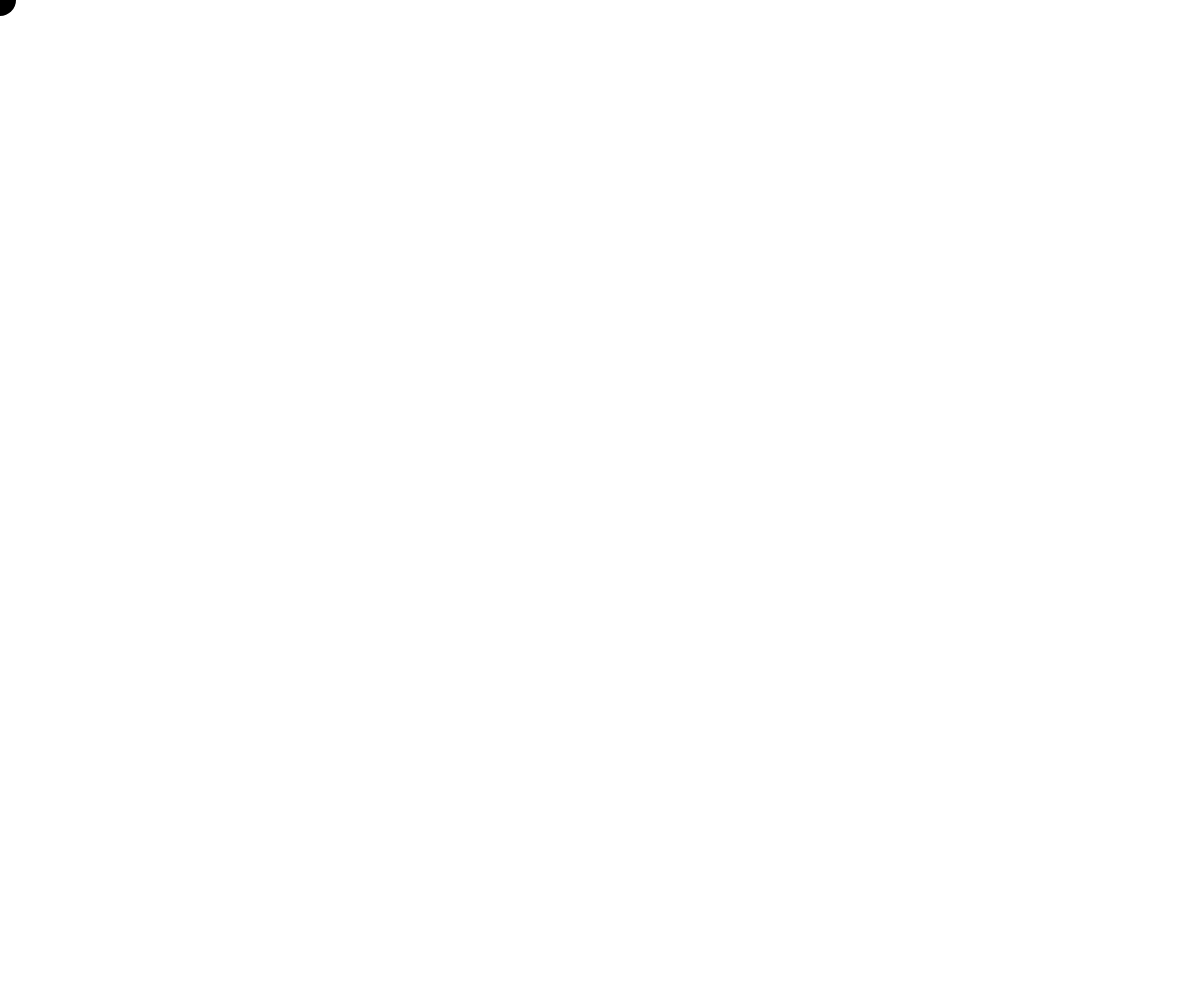
Frame 1 (no input)
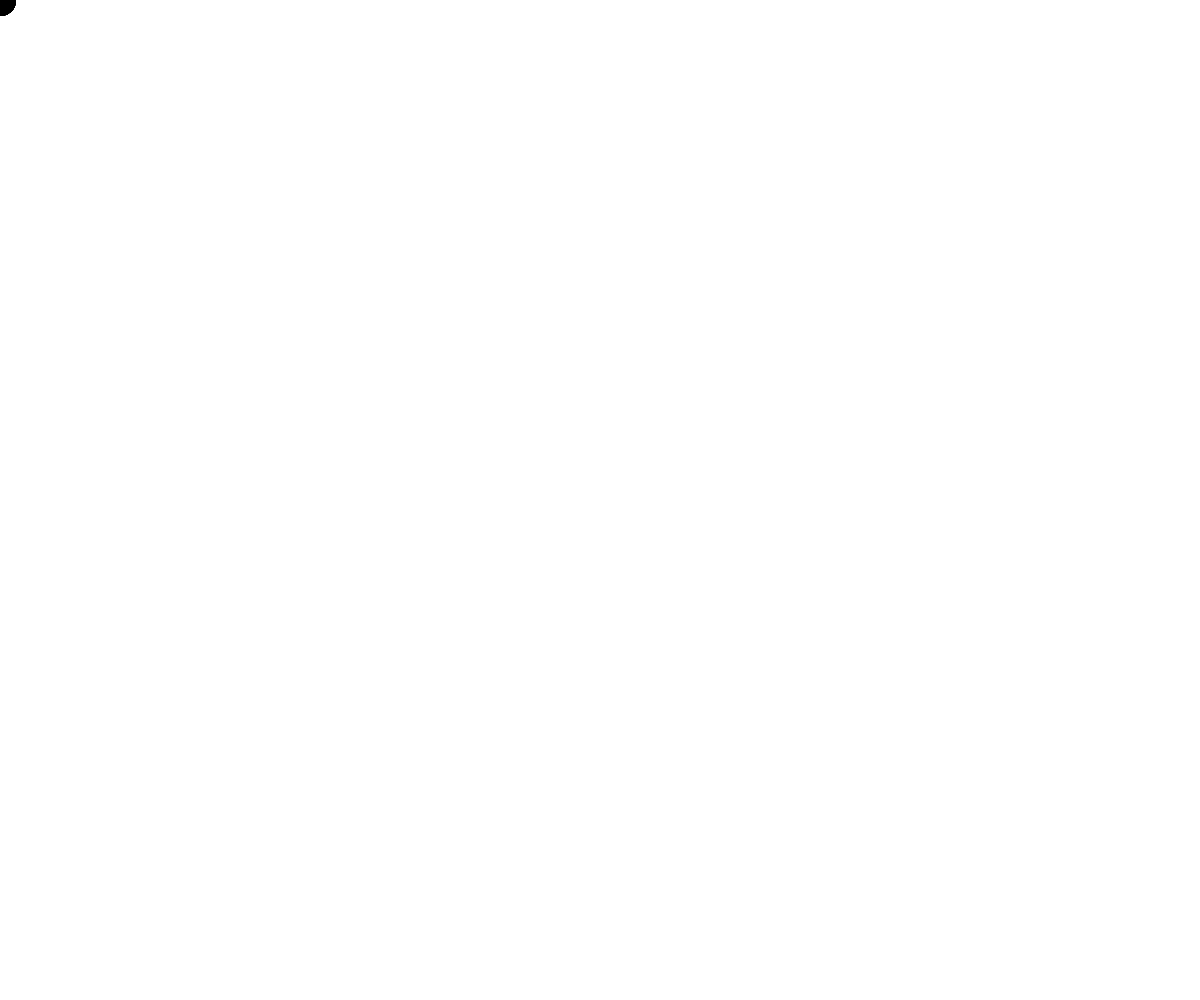
Frame 60 (no input)
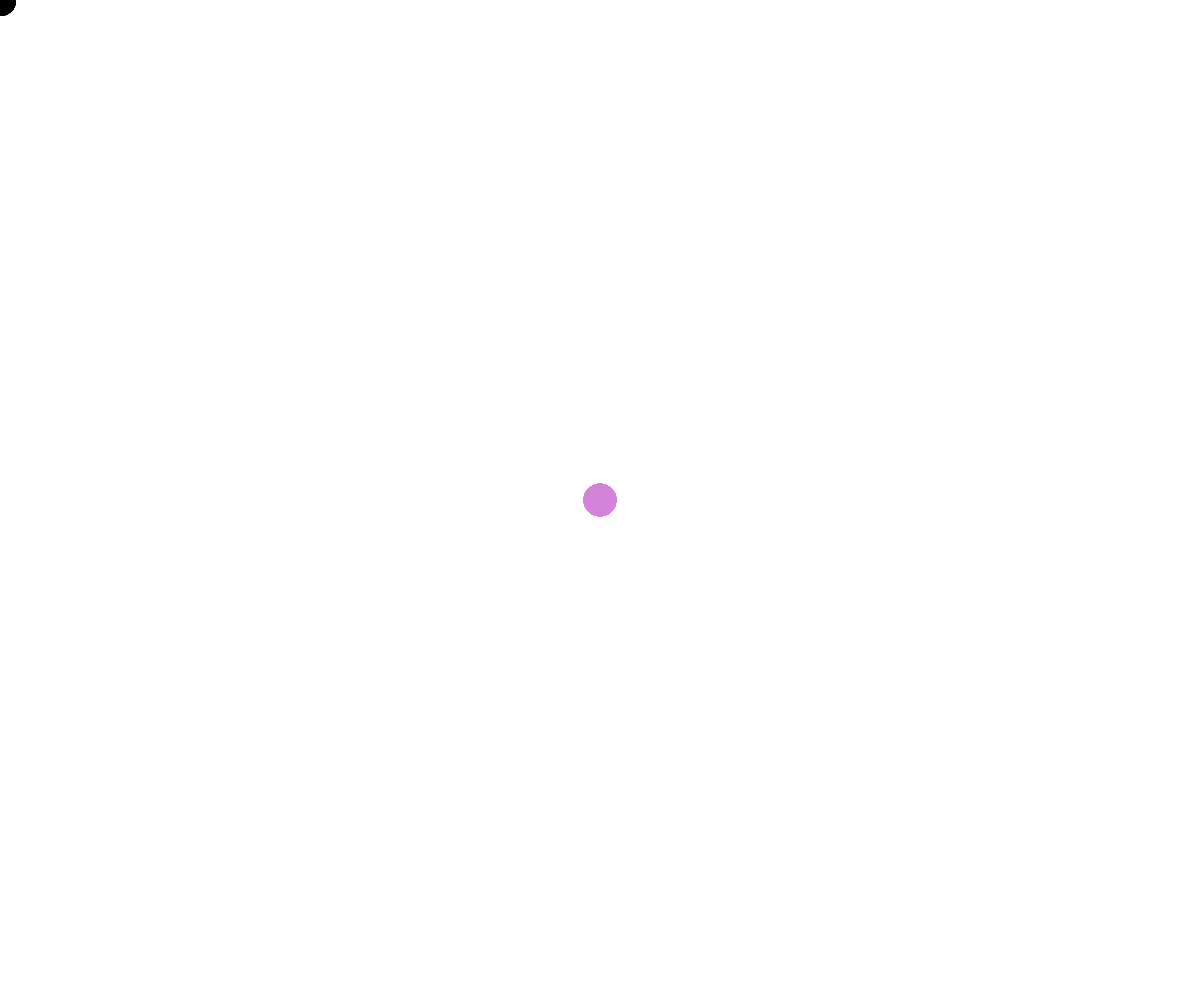
Frame 120 (the mouse pressed at the canvas centre since frame 60)

The p5.js sketch that drew these frames (run headless with seeded random() and noise() and a simulated clock; from frame 60 on, the mouse is pressed at the canvas centre):

// p5.js sketch
// ── sketch.js
let r = 0;
let g = 0;
let b = 0;
let diameter = 32;

function setup() {
  createCanvas(windowWidth, windowHeight);
  background(255);
}

function draw() {
  noStroke();
  fill(r, g, b);
  circle(mouseX, mouseY, diameter);
}

function mousePressed() {
  // background(0);
  r = random(100, 255);
  g = random(100, 255);
  b = random(100, 255);
  diameter = random(16, 64);
}
